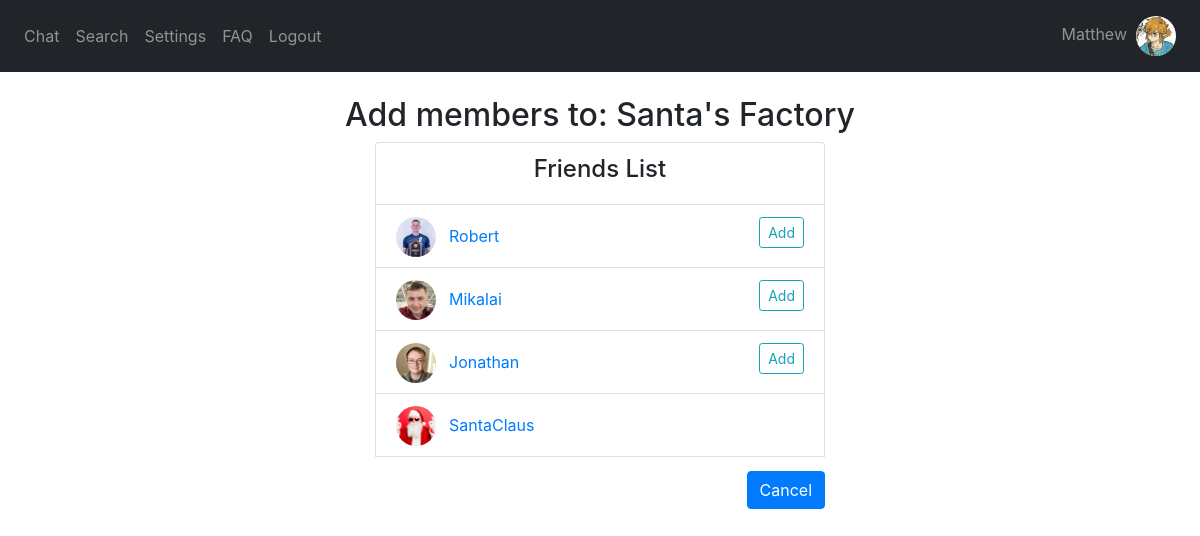
Page /add-members/2 (signed in) on the committed database.
### website/models.py (models this page shows)
class User(db.Model, UserMixin):
    username = db.Column(db.String(150), unique=True)
    password = db.Column(db.String(150))
    answer = db.Column(db.String(150)) # security word
    question = db.Column(db.String(150)) # security question
    text_color = db.Column(db.String(20), default='Black') # message text color
    text_size = db.Column(db.String(20), default='Medium') # message text size
    background = db.Column(db.String(20), default='White') # background color
    status = db.Column(db.String(150))
    messages = db.relationship('Message')
    friends_list = db.relationship('Friend')
    block_list = db.relationship('Block')
    request_list = db.relationship('Request')
    id = db.Column(db.Integer, primary_key=True)
    groups = db.relationship('Group', secondary=user_groups, backref=db.backref('members', lazy='dynamic'))
    image_file = db.Column(db.String(20), nullable=False, default='default.jpg')

class Group(db.Model):
    group_id = db.Column(db.Integer, primary_key=True)
    group_name = db.Column(db.String(20))

class Friend(db.Model):
    id = db.Column(db.Integer, primary_key=True)
    user_id = db.Column(db.Integer, db.ForeignKey('user.id')) #one-to-many relationship
    friend_id = db.Column(db.Integer)
    friend_name = db.Column(db.String(10000))

### website/group_routes.py (the view)
@group_routes.route('/add-members/<string:group_id>', methods=['GET', 'POST'])
def add_members(group_id):
    group = Group.query.filter(Group.group_id == group_id).first_or_404()
    return render_template("add_members.html", User = User, user=current_user, group=group, db=db, user_groups=user_groups, and_=and_)

### website/__init__.py (called while the page is built)
def create_app():
    app = Flask(__name__)
    app.config['SECRET_KEY'] = 'wadkjwlajda'
    app.config['SQLALCHEMY_DATABASE_URI'] = f'sqlite:///{DB_NAME}'
    db.init_app(app)
    from .routes import routes
    from .auth import auth
    from .group_routes import group_routes
    app.register_blueprint(routes, url_prefix='/')
    app.register_blueprint(auth, url_prefix='/')
    app.register_blueprint(group_routes, url_prefix='/')
    from .models import User, Message
    create_database(app)
    login_manager = LoginManager()
    login_manager.login_view = 'auth.login'
    login_manager.init_app(app)
    @login_manager.user_loader
    def load_user(id):
        return User.query.get(int(id))
    return app

### website/templates/add_members.html (shortened to what this page needs)
{% extends "base.html" %} {% block title %}Chat{% endblock %} {% block content
    %}
    <h2 align="center">Add members to: {{group.group_name}}</h2>
<div style =   "position: fixed;
                right: 0;
                left: 0;
                margin-right: auto;
                margin-left: auto;
                min-height: 10em;
                max-width: 450px;">    <li class="list-group-item"><h4 align="center">Friends List</h4></li>
    {% if user.friends_list %}
        {% for friend in user.friends_list %}
            <li class="list-group-item">
                <div style="float: left; width: 40px">
                    {% set friend_data = User.query.filter(User.id == friend.friend_id).first_or_404() %}
                <a href="/profile/{{friend_data.username}}">
                    <img id='cornerpic' style="width:40px" class="rounded-circle account-img" src="{{ url_for('static', filename='profile_pics/' + friend_data.image_file) }}"></a>
                </div>
                <div align="left" ><a class="btn btn-link" id="create-group" href="/add-member/{{group.group_id}}/{{friend.friend_id}}">{{friend.friend_name}}</a>
            {% set in_group_already = db.session.query(user_groups).filter(and_(user_groups.c.user_id == friend.friend_id, user_groups.c.group_id == group.group_id)).first() %}
            {% if not in_group_already %}
                <a style="float: right" class="btn btn-outline-info btn-sm" id="create-group" href="/add-member/{{group.group_id}}/{{friend.friend_id}}">Add</a>
            </div>
            {% endif %}
            </li>
        {% endfor %}
    {% endif %}
    <div style="float: right; padding-top: 3%"><a class="btn btn-primary" id="create-group" href="/group-chat/{{group.group_id}}">Cancel</a></div>
</div>
{% endblock %}

### website/templates/base.html (shortened to what this page needs)
<!DOCTYPE html>
<html>
  <head>
    <link
      rel="stylesheet"
      href="https://stackpath.bootstrapcdn.com/bootstrap/4.4.1/css/bootstrap.min.css"
    />
    <link
      rel="stylesheet"
      href="https://stackpath.bootstrapcdn.com/font-awesome/4.7.0/css/font-awesome.min.css"
    />
  </head>
  <body>
    <nav class="navbar navbar-expand-lg navbar-dark bg-dark">
      <div class="collapse navbar-collapse" id="navbar">
        <div class="navbar-nav">
          {% if current_user.is_authenticated %}
            <a class="nav-item nav-link" id="chat" href="/">Chat</a>
            <a class="nav-item nav-link" id="search" href="/search">Search</a>
            <a class="nav-item nav-link" id="settings" href="/settings">Settings</a>
            <a class="nav-item nav-link" id="faq" href="/faq">FAQ</a>
            <a class="nav-item nav-link" id="logout" href="/logout">Logout</a>
          {% else %}
            <a class="nav-item nav-link" id="login" href="/login">Log In</a>
            <a class="nav-item nav-link" id="signUp" href="/sign-up">Sign Up</a>
            <a class="nav-item nav-link" id="faq" href="/faq">FAQ</a>
          {% endif %}
        </div>
      </div>
        <div class="navbar-nav">
          {% if current_user.is_authenticated %}
            <a class="nav-item nav-link" id="chat" href="/profile">{{current_user.username}}&nbsp;&nbsp;<img id="cornerpic" style="width: 40px;" class="rounded-circle account-img" src="{{ url_for('static', filename='profile_pics/' + current_user.image_file) }}"></a>
          {% endif %}
        </div>
    </nav>
    <br />
    <div class="container">{% block content %} {% endblock %}</div>
  </body>
</html>

### website/templates/base.html (style rules this page uses)
#cornerpic { object-fit: cover; width:40px; height:40px; }

### website/templates/add_members.html (style rules this page uses)
.bg-dark { background-color: #212529!important; }

### rows in the picture
User: username "Matthew", image_file (picture)
Group: group_name "Santa's Factory"
Friend: image_file (picture), friend_name "Robert"
Friend: image_file (picture), friend_name "Mikalai"
Friend: image_file (picture), friend_name "Jonathan"
Friend: image_file (picture), friend_name "SantaClaus"
